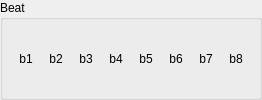
     <widget class="QGroupBox" name="beat">
      <property name="cursor">
       <cursorShape>ArrowCursor</cursorShape>
      </property>
      <property name="autoFillBackground">
       <bool>false</bool>
      </property>
      <property name="title">
       <string>Beat</string>
      </property>
      <layout class="QHBoxLayout" name="horizontalLayout_3">
       <item>
        <widget class="ModQPushButton" name="beat_1">
         <property name="enabled">
          <bool>true</bool>
         </property>
         <property name="sizePolicy">
          <sizepolicy hsizetype="Minimum" vsizetype="Minimum">
           <horstretch>0</horstretch>
           <verstretch>0</verstretch>
          </sizepolicy>
         </property>
         <property name="maximumSize">
          <size>
           <width>16777215</width>
           <height>16777215</height>
          </size>
         </property>
         <property name="sizeIncrement">
          <size>
           <width>0</width>
           <height>0</height>
          </size>
         </property>
         <property name="baseSize">
          <size>
           <width>0</width>
           <height>0</height>
          </size>
         </property>
         <property name="autoFillBackground">
          <bool>false</bool>
         </property>
         <property name="styleSheet">
          <string notr="true">QPushButton{
	border:none;
	background-color: rgba(0, 170, 0,.3);
	margin:5px;
}
QPushButton:hover{
	
	background-color: rgba(0, 170, 0,.5);
}
QPushButton:checked{
	
	background-color: rgba(0, 170, 0,.6);
}
</string>
         </property>
         <property name="text">
          <string>b1</string>
         </property>
         <property name="checkable">
          <bool>true</bool>
         </property>
         <property name="autoDefault">
          <bool>true</bool>
         </property>
         <property name="default">
          <bool>false</bool>
         </property>
         <property name="flat">
          <bool>false</bool>
         </property>
        </widget>
       </item>
       <item>
        <widget class="ModQPushButton" name="beat_2">
         <property name="enabled">
          <bool>true</bool>
         </property>
         <property name="sizePolicy">
          <sizepolicy hsizetype="Minimum" vsizetype="Minimum">
           <horstretch>0</horstretch>
           <verstretch>0</verstretch>
          </sizepolicy>
         </property>
         <property name="maximumSize">
          <size>
           <width>16777215</width>
           <height>16777215</height>
          </size>
         </property>
         <property name="sizeIncrement">
          <size>
           <width>0</width>
           <height>0</height>
          </size>
         </property>
         <property name="baseSize">
          <size>
           <width>0</width>
           <height>0</height>
          </size>
         </property>
         <property name="autoFillBackground">
          <bool>false</bool>
         </property>
         <property name="styleSheet">
          <string notr="true">QPushButton{
	border:none;
	background-color: rgba(0, 170, 0,.3);
	margin:5px;
}
QPushButton:hover{
	
	background-color: rgba(0, 170, 0,.5);
}
QPushButton:checked{
	
	background-color: rgba(0, 170, 0,.6);
}
</string>
         </property>
         <property name="text">
          <string>b2</string>
         </property>
         <property name="checkable">
          <bool>true</bool>
         </property>
         <property name="autoDefault">
          <bool>true</bool>
         </property>
         <property name="default">
          <bool>false</bool>
         </property>
         <property name="flat">
          <bool>false</bool>
         </property>
        </widget>
       </item>
       <item>
        <widget class="ModQPushButton" name="beat_3">
         <property name="enabled">
          <bool>true</bool>
         </property>
         <property name="sizePolicy">
          <sizepolicy hsizetype="Minimum" vsizetype="Minimum">
           <horstretch>0</horstretch>
           <verstretch>0</verstretch>
          </sizepolicy>
         </property>
         <property name="maximumSize">
          <size>
           <width>16777215</width>
           <height>16777215</height>
          </size>
         </property>
         <property name="sizeIncrement">
          <size>
           <width>0</width>
           <height>0</height>
          </size>
         </property>
         <property name="baseSize">
          <size>
           <width>0</width>
           <height>0</height>
          </size>
         </property>
         <property name="autoFillBackground">
          <bool>false</bool>
         </property>
         <property name="styleSheet">
          <string notr="true">QPushButton{
	border:none;
	background-color: rgba(0, 170, 0,.3);
	margin:5px;
}
QPushButton:hover{
	
	background-color: rgba(0, 170, 0,.5);
}
QPushButton:checked{
	
	background-color: rgba(0, 170, 0,.6);
}
</string>
         </property>
         <property name="text">
          <string>b3</string>
         </property>
         <property name="checkable">
          <bool>true</bool>
         </property>
         <property name="autoDefault">
          <bool>true</bool>
         </property>
         <property name="default">
          <bool>false</bool>
         </property>
        </widget>
       </item>
       <item>
        <widget class="ModQPushButton" name="beat_4">
         <property name="enabled">
          <bool>true</bool>
         </property>
         <property name="sizePolicy">
          <sizepolicy hsizetype="Minimum" vsizetype="Minimum">
           <horstretch>0</horstretch>
           <verstretch>0</verstretch>
          </sizepolicy>
         </property>
         <property name="maximumSize">
          <size>
           <width>16777215</width>
           <height>16777215</height>
          </size>
         </property>
         <property name="sizeIncrement">
          <size>
           <width>0</width>
           <height>0</height>
          </size>
         </property>
         <property name="baseSize">
          <size>
           <width>0</width>
           <height>0</height>
          </size>
         </property>
         <property name="autoFillBackground">
          <bool>false</bool>
         </property>
         <property name="styleSheet">
          <string notr="true">QPushButton{
	border:none;
	background-color: rgba(0, 170, 0,.3);
	margin:5px;
}
QPushButton:hover{
	
	background-color: rgba(0, 170, 0,.5);
}
QPushButton:checked{
	
	background-color: rgba(0, 170, 0,.6);
}
</string>
         </property>
         <property name="text">
          <string>b4</string>
         </property>
         <property name="checkable">
          <bool>true</bool>
         </property>
         <property name="autoDefault">
          <bool>true</bool>
         </property>
         <property name="default">
          <bool>false</bool>
         </property>
        </widget>
       </item>
       <item>
        <widget class="ModQPushButton" name="beat_5">
         <property name="enabled">
          <bool>true</bool>
         </property>
         <property name="sizePolicy">
          <sizepolicy hsizetype="Minimum" vsizetype="Minimum">
           <horstretch>0</horstretch>
           <verstretch>0</verstretch>
          </sizepolicy>
         </property>
         <property name="maximumSize">
          <size>
           <width>16777215</width>
           <height>16777215</height>
          </size>
         </property>
         <property name="sizeIncrement">
          <size>
           <width>0</width>
           <height>0</height>
          </size>
         </property>
         <property name="baseSize">
          <size>
           <width>0</width>
           <height>0</height>
          </size>
         </property>
         <property name="autoFillBackground">
          <bool>false</bool>
         </property>
         <property name="styleSheet">
          <string notr="true">QPushButton{
	border:none;
	background-color: rgba(0, 170, 0,.3);
	margin:5px;
}
QPushButton:hover{
	
	background-color: rgba(0, 170, 0,.5);
}
QPushButton:checked{
	
	background-color: rgba(0, 170, 0,.6);
}
</string>
         </property>
         <property name="text">
          <string>b5</string>
         </property>
         <property name="checkable">
          <bool>true</bool>
         </property>
         <property name="autoDefault">
          <bool>true</bool>
         </property>
         <property name="default">
          <bool>false</bool>
         </property>
         <property name="flat">
          <bool>false</bool>
         </property>
        </widget>
       </item>
       <item>
        <widget class="ModQPushButton" name="beat_6">
         <property name="enabled">
          <bool>true</bool>
         </property>
         <property name="sizePolicy">
          <sizepolicy hsizetype="Minimum" vsizetype="Minimum">
           <horstretch>0</horstretch>
           <verstretch>0</verstretch>
          </sizepolicy>
         </property>
         <property name="maximumSize">
          <size>
           <width>16777215</width>
           <height>16777215</height>
          </size>
         </property>
         <property name="sizeIncrement">
          <size>
           <width>0</width>
           <height>0</height>
          </size>
         </property>
         <property name="baseSize">
          <size>
           <width>0</width>
           <height>0</height>
          </size>
         </property>
         <property name="autoFillBackground">
          <bool>false</bool>
         </property>
         <property name="styleSheet">
          <string notr="true">QPushButton{
	border:none;
	background-color: rgba(0, 170, 0,.3);
	margin:5px;
}
QPushButton:hover{
	
	background-color: rgba(0, 170, 0,.5);
}
QPushButton:checked{
	
	background-color: rgba(0, 170, 0,.6);
}
</string>
         </property>
         <property name="text">
          <string>b6</string>
         </property>
         <property name="checkable">
          <bool>true</bool>
         </property>
         <property name="autoDefault">
          <bool>true</bool>
         </property>
         <property name="default">
          <bool>false</bool>
         </property>
        </widget>
       </item>
       <item>
        <widget class="ModQPushButton" name="beat_7">
         <property name="enabled">
          <bool>true</bool>
         </property>
         <property name="sizePolicy">
          <sizepolicy hsizetype="Minimum" vsizetype="Minimum">
           <horstretch>0</horstretch>
           <verstretch>0</verstretch>
          </sizepolicy>
         </property>
         <property name="maximumSize">
          <size>
           <width>16777215</width>
           <height>16777215</height>
          </size>
         </property>
         <property name="sizeIncrement">
          <size>
           <width>0</width>
           <height>0</height>
          </size>
         </property>
         <property name="baseSize">
          <size>
           <width>0</width>
           <height>0</height>
          </size>
         </property>
         <property name="autoFillBackground">
          <bool>false</bool>
         </property>
         <property name="styleSheet">
          <string notr="true">QPushButton{
	border:none;
	background-color: rgba(0, 170, 0,.3);
	margin:5px;
}
QPushButton:hover{
	
	background-color: rgba(0, 170, 0,.5);
}
QPushButton:checked{
	
	background-color: rgba(0, 170, 0,.6);
}
</string>
         </property>
         <property name="text">
          <string>b7</string>
         </property>
         <property name="checkable">
          <bool>true</bool>
         </property>
         <property name="autoDefault">
          <bool>true</bool>
         </property>
         <property name="default">
          <bool>false</bool>
         </property>
        </widget>
       </item>
       <item>
        <widget class="ModQPushButton" name="beat_8">
         <property name="enabled">
          <bool>true</bool>
         </property>
         <property name="sizePolicy">
          <sizepolicy hsizetype="Minimum" vsizetype="Minimum">
           <horstretch>0</horstretch>
           <verstretch>0</verstretch>
          </sizepolicy>
         </property>
         <property name="maximumSize">
          <size>
           <width>16777215</width>
           <height>16777215</height>
          </size>
         </property>
         <property name="sizeIncrement">
          <size>
           <width>0</width>
           <height>0</height>
          </size>
         </property>
         <property name="baseSize">
          <size>
           <width>0</width>
           <height>0</height>
          </size>
         </property>
         <property name="autoFillBackground">
          <bool>false</bool>
         </property>
         <property name="styleSheet">
          <string notr="true">QPushButton{
	border:none;
	background-color: rgba(0, 170, 0,.3);
	margin:5px;
}
QPushButton:hover{
	
	background-color: rgba(0, 170, 0,.5);
}
QPushButton:checked{
	
	background-color: rgba(0, 170, 0,.6);
}
</string>
         </property>
         <property name="text">
          <string>b8</string>
         </property>
         <property name="checkable">
          <bool>true</bool>
         </property>
         <property name="autoDefault">
          <bool>true</bool>
         </property>
         <property name="default">
          <bool>false</bool>
         </property>
         <property name="flat">
          <bool>false</bool>
         </property>
        </widget>
       </item>
      </layout>
     </widget>
